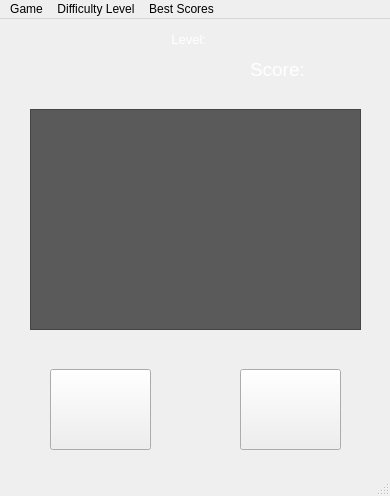
<?xml version="1.0" encoding="UTF-8"?>
<ui version="4.0">
 <class>MainWindow</class>
 <widget class="QMainWindow" name="MainWindow">
  <property name="geometry">
   <rect>
    <x>0</x>
    <y>0</y>
    <width>390</width>
    <height>496</height>
   </rect>
  </property>
  <property name="windowTitle">
   <string>Trivia Quiz</string>
  </property>
  <property name="autoFillBackground">
   <bool>false</bool>
  </property>
  <property name="styleSheet">
   <string notr="true"/>
  </property>
  <widget class="QWidget" name="centralwidget">
   <widget class="QLabel" name="scoreLabel">
    <property name="geometry">
     <rect>
      <x>250</x>
      <y>30</y>
      <width>121</width>
      <height>41</height>
     </rect>
    </property>
    <property name="font">
     <font>
      <family>Arial</family>
      <pointsize>14</pointsize>
     </font>
    </property>
    <property name="styleSheet">
     <string notr="true">color: rgb(255, 255, 255);</string>
    </property>
    <property name="text">
     <string>Score: </string>
    </property>
   </widget>
   <widget class="QPlainTextEdit" name="questionText">
    <property name="geometry">
     <rect>
      <x>30</x>
      <y>90</y>
      <width>331</width>
      <height>221</height>
     </rect>
    </property>
    <property name="font">
     <font>
      <family>Arial</family>
      <pointsize>16</pointsize>
     </font>
    </property>
    <property name="styleSheet">
     <string notr="true">background-color: rgb(90, 90, 90);
color: rgb(255, 255, 255);</string>
    </property>
    <property name="readOnly">
     <bool>true</bool>
    </property>
   </widget>
   <widget class="QPushButton" name="buttonOK">
    <property name="geometry">
     <rect>
      <x>50</x>
      <y>350</y>
      <width>101</width>
      <height>81</height>
     </rect>
    </property>
    <property name="styleSheet">
     <string notr="true"/>
    </property>
    <property name="text">
     <string/>
    </property>
    <property name="icon">
     <iconset>
      <normaloff>images/true.png</normaloff>images/true.png</iconset>
    </property>
    <property name="iconSize">
     <size>
      <width>100</width>
      <height>100</height>
     </size>
    </property>
    <property name="flat">
     <bool>false</bool>
    </property>
   </widget>
   <widget class="QPushButton" name="buttonNO">
    <property name="geometry">
     <rect>
      <x>240</x>
      <y>350</y>
      <width>101</width>
      <height>81</height>
     </rect>
    </property>
    <property name="text">
     <string/>
    </property>
    <property name="icon">
     <iconset>
      <normaloff>images/false.png</normaloff>images/false.png</iconset>
    </property>
    <property name="iconSize">
     <size>
      <width>100</width>
      <height>100</height>
     </size>
    </property>
   </widget>
   <widget class="QLabel" name="heart1">
    <property name="geometry">
     <rect>
      <x>40</x>
      <y>40</y>
      <width>16</width>
      <height>31</height>
     </rect>
    </property>
    <property name="text">
     <string/>
    </property>
    <property name="pixmap">
     <pixmap>images/heart.png</pixmap>
    </property>
   </widget>
   <widget class="QLabel" name="heart2">
    <property name="geometry">
     <rect>
      <x>70</x>
      <y>40</y>
      <width>16</width>
      <height>31</height>
     </rect>
    </property>
    <property name="text">
     <string/>
    </property>
    <property name="pixmap">
     <pixmap>images/heart.png</pixmap>
    </property>
   </widget>
   <widget class="QLabel" name="heart3">
    <property name="geometry">
     <rect>
      <x>100</x>
      <y>40</y>
      <width>16</width>
      <height>31</height>
     </rect>
    </property>
    <property name="text">
     <string/>
    </property>
    <property name="pixmap">
     <pixmap>images/heart.png</pixmap>
    </property>
   </widget>
   <widget class="QLabel" name="labelDifficultLevel">
    <property name="geometry">
     <rect>
      <x>110</x>
      <y>10</y>
      <width>161</width>
      <height>20</height>
     </rect>
    </property>
    <property name="font">
     <font>
      <pointsize>10</pointsize>
     </font>
    </property>
    <property name="layoutDirection">
     <enum>Qt::LeftToRight</enum>
    </property>
    <property name="styleSheet">
     <string notr="true">color: rgb(255, 255, 255);</string>
    </property>
    <property name="text">
     <string>Level: </string>
    </property>
    <property name="alignment">
     <set>Qt::AlignCenter</set>
    </property>
   </widget>
  </widget>
  <widget class="QMenuBar" name="menubar">
   <property name="geometry">
    <rect>
     <x>0</x>
     <y>0</y>
     <width>390</width>
     <height>26</height>
    </rect>
   </property>
   <widget class="QMenu" name="menuGame">
    <property name="title">
     <string>Game</string>
    </property>
    <addaction name="actionStart_New_Game"/>
    <addaction name="separator"/>
    <addaction name="actionExit"/>
   </widget>
   <widget class="QMenu" name="menuDifficulty_Level">
    <property name="title">
     <string>Difficulty Level</string>
    </property>
    <addaction name="actionEasy"/>
    <addaction name="actionMedium"/>
    <addaction name="actionHard"/>
   </widget>
   <widget class="QMenu" name="menuBest_Scores">
    <property name="title">
     <string>Best Scores</string>
    </property>
    <addaction name="actionList"/>
   </widget>
   <addaction name="menuGame"/>
   <addaction name="menuDifficulty_Level"/>
   <addaction name="menuBest_Scores"/>
  </widget>
  <widget class="QStatusBar" name="statusbar"/>
  <action name="actionStart_New_Game">
   <property name="text">
    <string>Start New Game</string>
   </property>
  </action>
  <action name="actionExit">
   <property name="text">
    <string>Exit</string>
   </property>
  </action>
  <action name="actionEasy">
   <property name="text">
    <string>Easy</string>
   </property>
  </action>
  <action name="actionMedium">
   <property name="text">
    <string>Medium</string>
   </property>
  </action>
  <action name="actionHard">
   <property name="text">
    <string>Hard</string>
   </property>
  </action>
  <action name="actionList">
   <property name="text">
    <string>List</string>
   </property>
  </action>
 </widget>
 <resources/>
 <connections/>
</ui>
